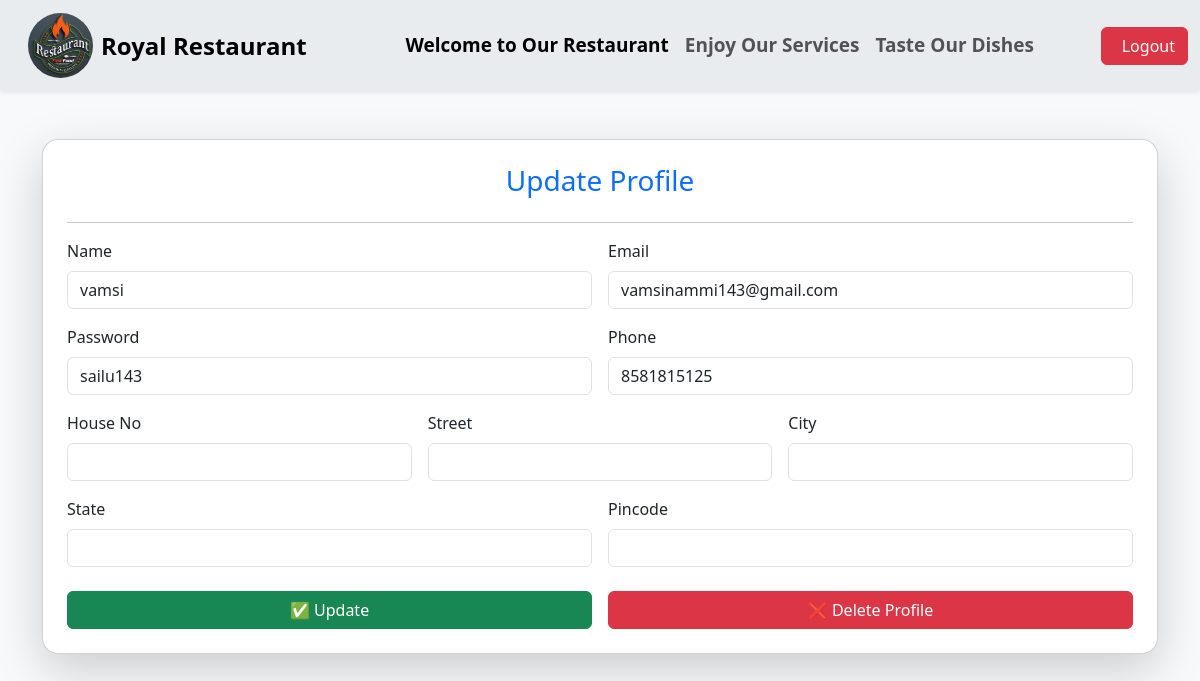
The app's page /user.php?id=4 with its own data.
### tables this page shows
CREATE TABLE `register` (
  `id` int(100) NOT NULL,
  `name` varchar(50) NOT NULL,
  `password` varchar(255) NOT NULL,
  `email` varchar(30) NOT NULL,
  `phone` double NOT NULL,
  `house` varchar(100) NOT NULL,
  `street` varchar(100) NOT NULL,
  `city` varchar(50) NOT NULL,
  `state` varchar(50) NOT NULL,
  `pincode` varchar(10) NOT NULL,
  `user` varchar(50) NOT NULL,
  `created_at` timestamp NOT NULL DEFAULT current_timestamp() ON UPDATE current_timestamp(),
  `updated_at` timestamp NOT NULL DEFAULT current_timestamp() ON UPDATE current_timestamp()
);

### user.php (the view, shortened to what this page needs)
<?php
include("connect.php");
if (isset($_GET['id']) && is_numeric($_GET['id'])) {
    $id = $_GET['id'];
    $query = "SELECT * FROM register WHERE id='$id'";
    $result = mysqli_query($con, $query);
    if ($result && mysqli_num_rows($result) > 0) {
        $row = mysqli_fetch_assoc($result);
    } else {
        echo "<script>alert('No user found'); window.location='login.php';</script>";
        exit;
    }
} else {
    echo "<script>alert('❌ ID Missing in URL (user.php?id=5)'); window.location='login.php';</script>";
    exit;
}
?>
<!DOCTYPE html>
<html>
<head>
<link href="https://cdn.jsdelivr.net/npm/bootstrap@5.3.3/dist/css/bootstrap.min.css" rel="stylesheet">
<link rel="stylesheet" href="https://cdnjs.cloudflare.com/ajax/libs/font-awesome/6.5.0/css/all.min.css">
</head>
<body class="bg-light">
<header class="sticky-top shadow-sm">
    <nav class="navbar navbar-expand-lg bg-body-secondary">
        <div class="container-fluid">
            <a class="navbar-brand px-3 d-flex align-items-center" href="#">
                <img src="assets/images/logo1.jpg" class="img-fluid rounded-circle me-2"
                    style="width:65px; height:65px;" alt="Logo">
                <span class="fw-bold fs-4">Royal Restaurant</span>
            </a>
            <div class="collapse navbar-collapse" id="navbarSupportedContent">
                <ul class="navbar-nav mx-auto mb-2 mb-lg-0">
                    <li class="nav-item"><a class="nav-link active fw-semibold" href="#" style="font-size: 19px;">Welcome to Our Restaurant</a></li>
                    <li class="nav-item"><a class="nav-link fw-semibold" href="#" style="font-size: 19px;">Enjoy Our Services</a></li>
                    <li class="nav-item"><a class="nav-link fw-semibold" href="#" style="font-size: 19px;">Taste Our Dishes</a></li>
                </ul>
                <ul class="navbar-nav">
                    <li class="nav-item">
                        <a href="place.php" class="btn btn-danger d-flex align-items-center gap-2">
                            <i class="bi bi-box-arrow-right"></i> Logout
                        </a>
                    </li>
                </ul>
            </div>
        </div>
    </nav>
</header>
<section class="py-5">
<div class="container">
    <div class="card shadow-lg p-4 rounded-4">
        <h3 class="text-center text-primary">Update Profile</h3>
        <hr>
        <form action="" method="POST">
            <div class="row g-3">
                <div class="col-md-6">
                    <label class="form-label">Name</label>
                    <input name="name" value="<?php echo $row['name']; ?>" class="form-control" type="text">
                </div>
                <div class="col-md-6">
                    <label class="form-label">Email</label>
                    <input name="email" value="<?php echo $row['email']; ?>" class="form-control" type="email">
                </div>
                <div class="col-md-6">
                    <label class="form-label">Password</label>
                    <input name="password" value="<?php echo $row['password']; ?>" class="form-control" type="text">
                </div>
                <div class="col-md-6">
                    <label class="form-label">Phone</label>
                    <input name="phone" value="<?php echo $row['phone']; ?>" class="form-control" type="text">
                </div>
                <div class="col-md-4">
                    <label class="form-label">House No</label>
                    <input name="house" value="<?php echo $row['house']; ?>" class="form-control" type="text">
                </div>
                <div class="col-md-4">
                    <label class="form-label">Street</label>
                    <input name="street" value="<?php echo $row['street']; ?>" class="form-control" type="text">
                </div>
                <div class="col-md-4">
                    <label class="form-label">City</label>
                    <input name="city" value="<?php echo $row['city']; ?>" class="form-control" type="text">
                </div>
                <div class="col-md-6">
                    <label class="form-label">State</label>
                    <input name="state" value="<?php echo $row['state']; ?>" class="form-control" type="text">
                </div>
                <div class="col-md-6">
                    <label class="form-label">Pincode</label>
                    <input name="pincode" value="<?php echo $row['pincode']; ?>" class="form-control" type="text">
                </div>
            </div>
            <div class="mt-4 d-flex gap-3">
                <button type="submit" name="update" class="btn btn-success w-50">✅ Update</button>
                <a href="delete_profile.php?id=<?php echo $row['id']; ?>"
                   class="btn btn-danger w-50"
                   onclick="return confirm('Are you sure you want to delete this record?');">
                   ❌ Delete Profile
                </a>
            </div>
        </form>
    </div>
</div>
</section>
</body>
</html>

### records on screen
register: name "vamsi", email "vamsinammi143@gmail.com", password "sailu143", phone "8581815125"
